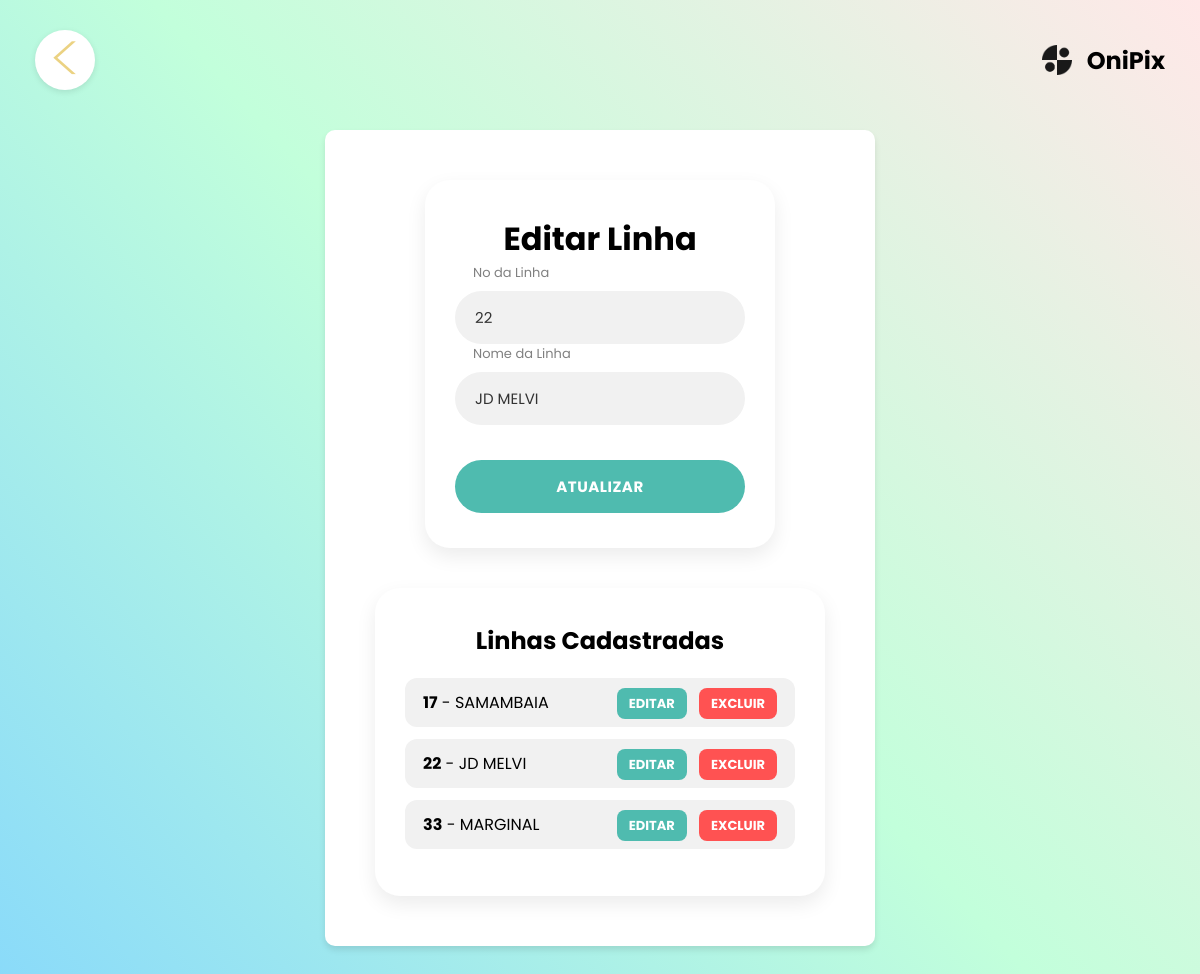
Screenshot of /empresa/editar_linha/22/ with the database file from the repository.
### app_empresa/models.py (models this page shows, shortened)
class Linha(models.Model):
  idLinha = models.IntegerField(primary_key=True)
  nomeLinha = models.CharField(max_length=100)

### app_empresa/views.py (the view)
# urls.py: path('editar_linha/<int:id>/', views.editar_linha, name='editar_linha'),
def editar_linha(request, id):
    linha = get_object_or_404(Linha, idLinha=id)
    if request.method == 'POST':
        form = LinhaForm(request.POST, instance=linha)
        if form.is_valid():
            linha = form.save(commit=False)
            linha.nomeLinha = linha.nomeLinha.upper()
            linha.save()
            messages.success(request, "Linha Atualizada com sucesso!")
            return redirect('add_linha')
    else:
        form = LinhaForm(instance=linha)
    linhas = Linha.objects.all().order_by('idLinha')
    context = {
        'form':form,
        'linhas':linhas
    }
    return render(request, 'add_linha.html',context)

### app_empresa/forms.py (shortened to what this page needs)
class LinhaForm(forms.ModelForm):
  class Meta:
    model = Linha
    fields = ['idLinha','nomeLinha']
    widgets = {
            'idLinha': forms.NumberInput(attrs={'class': 'login-input'}),
            'nomeLinha': forms.TextInput(attrs={'class': 'login-input'}),
        }

### app_empresa/templates/add_linha.html (shortened to what this page needs)
{% extends 'base_page.html' %}
{% block content %}
<div class="container-flex">
    <div class="card-login">
        {% if form.instance.pk %}
        <h1 style="text-align: center;">Editar Linha</h1>
        {% else %}
        <h1 style="text-align: center;">Cadastrar Linha</h1>
        {% endif %}
        <form method="POST"
            action="{% if form.instance.pk %}{% url 'editar_linha' form.instance.pk %}{% else %}{% url 'add_linha' %}{% endif %}">
            <div class="form-group">
                <label for="idLinha">No da Linha</label>
                {{ form.idLinha }}
                <label for="nomeLinha">Nome da Linha</label>
                {{ form.nomeLinha }}
            </div>
            <button type="submit" class="btn-login">
                {% if form.instance.pk %}Atualizar{% else %}Cadastrar{% endif %}
            </button>
        </form>
    </div>
    <div class="card-lista">
        <h2 style="text-align: center;">Linhas Cadastradas</h2>
        <ul class="linha-lista">
            {% for linha in linhas %}
            <li class="linha-item">
                <span><strong>{{ linha.idLinha }}</strong> - {{ linha.nomeLinha }}</span>
                <div class="linha-actions">
                    <a href="{% url 'editar_linha' linha.idLinha %}" class="btn-editar">Editar</a>
                    <a href="{% url 'excluir_linha' linha.idLinha %}" class="btn-excluir"
                        onclick="return confirm('Tem certeza que deseja excluir esta linha?');">Excluir</a>
                </div>
            </li>
            {% empty %}
            <li>Nenhuma linha cadastrada.</li>
            {% endfor %}
        </ul>
    </div>
</div>
{% endblock %}

### app/static/style-pages.css (style rules this page uses)
* { margin: 0; padding: 0; box-sizing: border-box; }
:root { --spacing-xs: 5px; --spacing-sm: 10px; --spacing-md: 20px; --spacing-lg: 30px; --spacing-xl: 40px; --font-size-sm: 0.875rem; --font-size-md: 1rem; --font-size-lg: 1.25rem; --font-size-xl: 1.5rem; --font-size-xxl: 1.8rem; }
html, body { height: 100%; width: 100%; font-family: "Poppins", sans-serif; background: linear-gradient(48deg, rgba(137, 218, 250, 1) 0%, rgba(194, 255, 219, 1) 50%, rgba(255, 232, 232, 1) 100%); font-size: 16px; }

### app_empresa/templates/add_linha.html (style rules this page uses)
.container-flex { display: flex; gap: 40px; justify-content: center; align-items: flex-start; padding: 30px; flex-wrap: wrap; }
.card-login { background-color: #ffffff; padding: 35px 30px; border-radius: 25px; box-shadow: 0 8px 20px rgba(0, 0, 0, 0.08); width: 100%; max-width: 350px; box-sizing: border-box; }
.card-lista { background-color: #ffffff; padding: 35px 30px; border-radius: 25px; box-shadow: 0 8px 20px rgba(0, 0, 0, 0.08); width: 100%; max-width: 500px; box-sizing: border-box; }
.linha-lista { list-style: none; padding: 0; margin-top: 20px; }
.linha-item { display: flex; justify-content: space-between; align-items: center; padding: 12px 18px; margin-bottom: 12px; background-color: #f1f1f1; border-radius: 12px; }
.linha-actions a { margin-left: 8px; padding: 6px 12px; border-radius: 8px; text-decoration: none; font-size: 13px; font-weight: bold; text-transform: uppercase; }
.btn-editar { background-color: #4FBBAF; color: white; }
.btn-excluir { background-color: #ff5252; color: white; }
.card-login { background-color: #ffffff; padding: 35px 30px; border-radius: 25px; box-shadow: 0 8px 20px rgba(0, 0, 0, 0.08); width: 100%; max-width: 350px; box-sizing: border-box; margin: 0 auto; }
.form-group { margin-bottom: 20px; width: 100%; }
.form-group:last-of-type { margin-bottom: 25px; }
.form-group label { display: block; font-size: 13px; color: #808080; margin-bottom: 8px; padding-left: 18px; text-align: left; }
.login-input { width: 100%; padding: 15px 20px; border: none; border-radius: 50px; background-color: #f1f1f1; font-family: inherit; font-size: 15px; color: #333; text-align: left; box-sizing: border-box; line-height: normal; }
.login-input::placeholder { color: #505050; text-align: left; }
.btn-login { width: 100%; padding: 15px 20px; border: none; border-radius: 50px; background-color: #4FBBAF; color: white; font-family: inherit; font-size: 15px; font-weight: bold; text-transform: uppercase; letter-spacing: 0.5px; cursor: pointer; transition: background-color 0.2s ease-in-out; margin-top: 10px; }

### rows the page displays
Linha: idLinha "22", nomeLinha "JD MELVI"
Linha: idLinha "17", nomeLinha "SAMAMBAIA"
Linha: idLinha "33", nomeLinha "MARGINAL"
